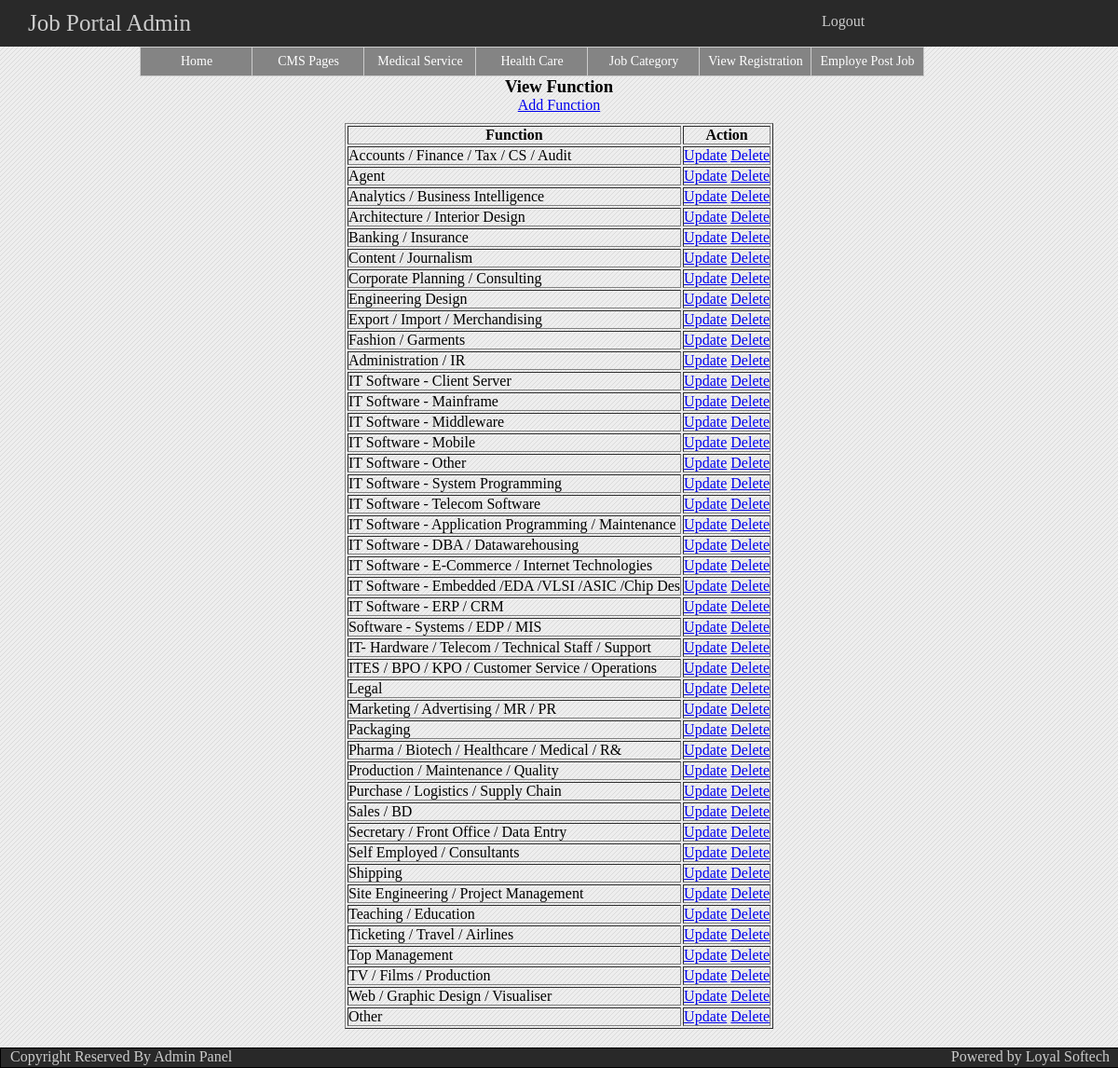
The page /admin/view_function.php on the database its author committed.
### tables this page shows
CREATE TABLE IF NOT EXISTS `function` (
  `function_id` int(10) NOT NULL AUTO_INCREMENT,
  `function` varchar(255) NOT NULL,
  PRIMARY KEY (`function_id`)
);

### admin/view_function.php (called while the page is built, shortened)
<?php
include(MODEL .'function_Class.php');
$objfunction = new functionn();
$viewdata = $objfunction->select_function();
include(ADVIEW .'view_function.php');
?>

### admin/model/function_Class.php (called while the page is built, shortened)
<?php
class functionn{
	public function select_function(){
		$query = "SELECT * FROM `function`";
		$result = mysql_query($query);
		if($result){
			return $result;
		}else{
			die('can not select'.mysql_error());
		}
	}
}
?>

### admin/view/view_function.php (the view, shortened to what this page needs)
<!DOCTYPE html PUBLIC "-//W3C//DTD XHTML 1.0 Transitional//EN" "http://www.w3.org/TR/xhtml1/DTD/xhtml1-transitional.dtd">
<html xmlns="http://www.w3.org/1999/xhtml" xml:lang="en">
<head>
    <link rel="stylesheet" type="text/css" href="style/adminstyle.css"/>
</head>
    <body>
    	<?php include(ADDTEMPLATE.'admin_header.php');?>
		<?php include(ADDTEMPLATE.'admin_menu.php');?>
		<div class="login_container">
			<center>
				<form name="category" method="post" style="height: auto; width: 900px;">
					<center><h3><b>View Function</b></h3></center>
					<a href="add_function.php">Add Function</a>
					<table align="center" border="1" style="margin-top: 10px;">
						<tr>
							<th>Function</th>
							<th>Action</th>
						</tr>
					 <?php while($row = mysql_fetch_array($viewdata)){?>
						<tr>
							<td><?php echo $row['function'];?></td>
							<td><a href="update_function.php?uid=<?php echo $row['function_id'];?>">Update</a>
								<a href="delete_function.php?did=<?php echo $row['function_id'];?>">Delete</a>
							</td>
						</tr>
					<?php }?>
					</table>
				</form>
			</center>
		</div>
		<?php include(ADDTEMPLATE.'admin_footer.php');?>
    </body>
</html>

### admin/style/adminstyle.css (style rules this page uses)
* { margin: 0; padding: 0; }
body { background: #eeeeee url(images/bg.jpg) top left repeat; font-family: 'MyriadWebProRegular'; margin-left: auto; margin-right:auto; height: auto; width: 100%; }
.login_container { float:left; height:auto; width:100%; }

### rows shown on the page
function: function "Accounts / Finance / Tax / CS / Audit"
function: function "Agent"
function: function "Analytics / Business Intelligence"
function: function "Architecture / Interior Design"
function: function "Banking / Insurance"
function: function "Content / Journalism"
function: function "Corporate Planning / Consulting"
function: function "Engineering Design"
function: function "Export / Import / Merchandising"
function: function "Fashion / Garments"
function: function "Administration / IR"
function: function "IT Software - Client Server"
function: function "IT Software - Mainframe"
function: function "IT Software - Middleware"
function: function "IT Software - Mobile"
function: function "IT Software - Other"
function: function "IT Software - System Programming"
function: function "IT Software - Telecom Software"
function: function "IT Software - Application Programming / Maintenance"
function: function "IT Software - DBA / Datawarehousing"
function: function "IT Software - E-Commerce / Internet Technologies"
function: function "IT Software - Embedded /EDA /VLSI /ASIC /Chip Des"
function: function "IT Software - ERP / CRM"
function: function "Software - Systems / EDP / MIS"
function: function "IT- Hardware / Telecom / Technical Staff / Support"
function: function "ITES / BPO / KPO / Customer Service / Operations"
function: function "Legal"
function: function "Marketing / Advertising / MR / PR"
function: function "Packaging"
function: function "Pharma / Biotech / Healthcare / Medical / R&"
function: function "Production / Maintenance / Quality"
function: function "Purchase / Logistics / Supply Chain"
function: function "Sales / BD"
function: function "Secretary / Front Office / Data Entry"
function: function "Self Employed / Consultants"
function: function "Shipping"
function: function "Site Engineering / Project Management"
function: function "Teaching / Education"
function: function "Ticketing / Travel / Airlines"
function: function "Top Management"
function: function "TV / Films / Production"
function: function "Web / Graphic Design / Visualiser"
function: function "Other"
